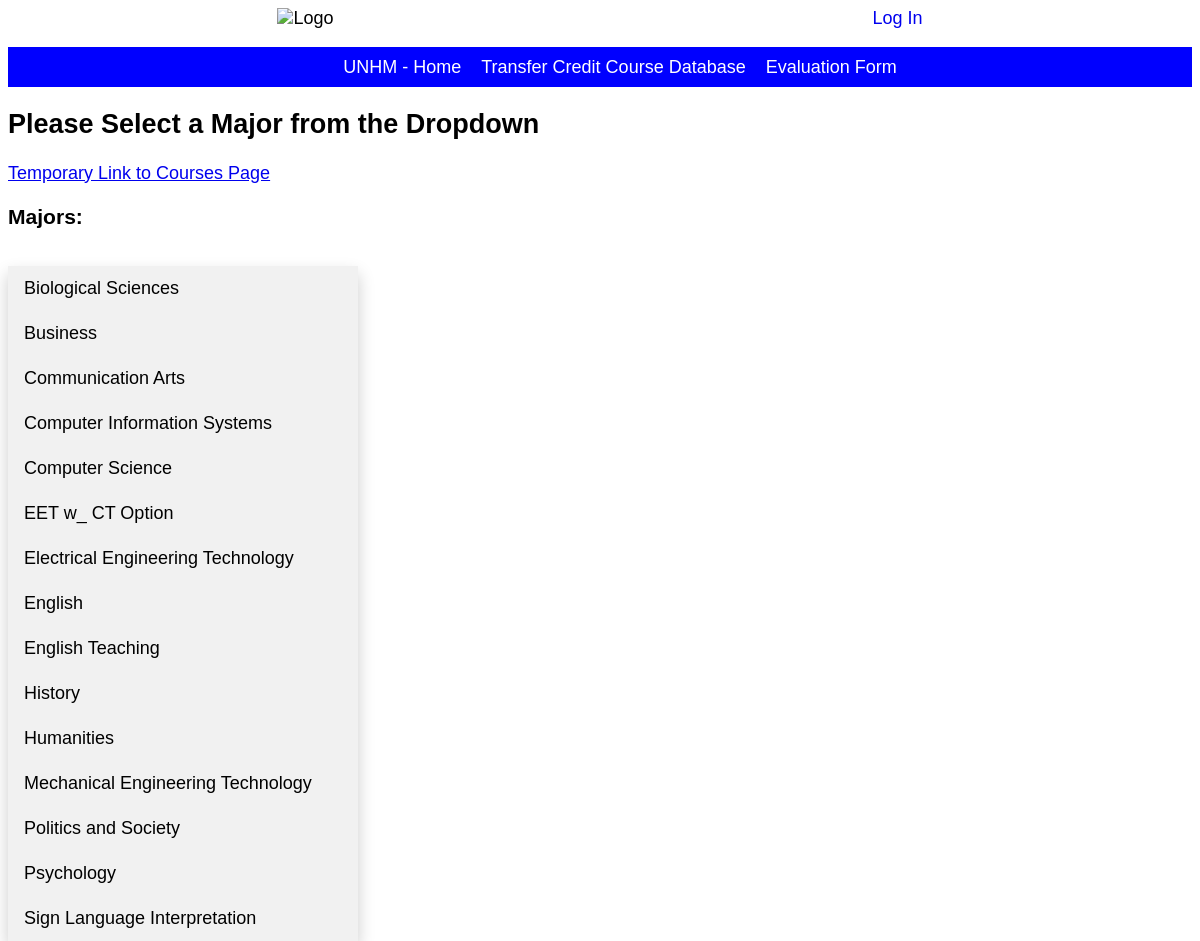
The app's page /major with its own data.
### transfer/models/model_major.py (models this page shows, shortened)
class Major(models.Model):
    major_name = models.CharField(max_length=30, blank=False, unique=True)

### transfer/views/major_view.py (the view)
# urls.py: path('major', MajorListView.as_view(), name='major_home'),
class MajorListView(ListView):
    model = Major
    template_name = 'major_home.html'

### transfer/templates/major_home.html
{% extends "base.html" %}
{% load static %}
{% block content %}
<h2>Please Select a Major from the Dropdown</h2>
<div>
<a href="{% url 'course_home' %}">Temporary Link to Courses Page</a>
</div>
<h3>Majors:</h3>
<div class="dropdown">
  <div id="myDropdown" class="dropdown-content">
    {% for major in object_list %}
    <a href="{% url 'major_detail' major.pk %}">{{ major.major_name }}</a>
    {% endfor %}
    </div>
    </div>
{% endblock %}

### transfer/static/css/base.css (style rules this page uses)
body { font-family: 'Source Sans Pro', sans-serif; font-size:18px; }
.dropdown { position: relative; display: inline-block; }
.dropdown-content { position: absolute; background-color: #f1f1f1; min-width: 350px; box-shadow: 0px 8px 16px 0px rgba(0,0,0,0.2); z-index: 1; }
.dropdown-content a { color: black; padding: 12px 16px; text-decoration: none; display: block; }

### records on screen
Major: major_name "Biological Sciences"
Major: major_name "Business"
Major: major_name "Communication Arts"
Major: major_name "Computer Information Systems"
Major: major_name "Computer Science"
Major: major_name "EET w_ CT Option"
Major: major_name "Electrical Engineering Technology"
Major: major_name "English"
Major: major_name "English Teaching"
Major: major_name "History"
Major: major_name "Humanities"
Major: major_name "Mechanical Engineering Technology"
Major: major_name "Politics and Society"
Major: major_name "Psychology"
Major: major_name "Sign Language Interpretation"
